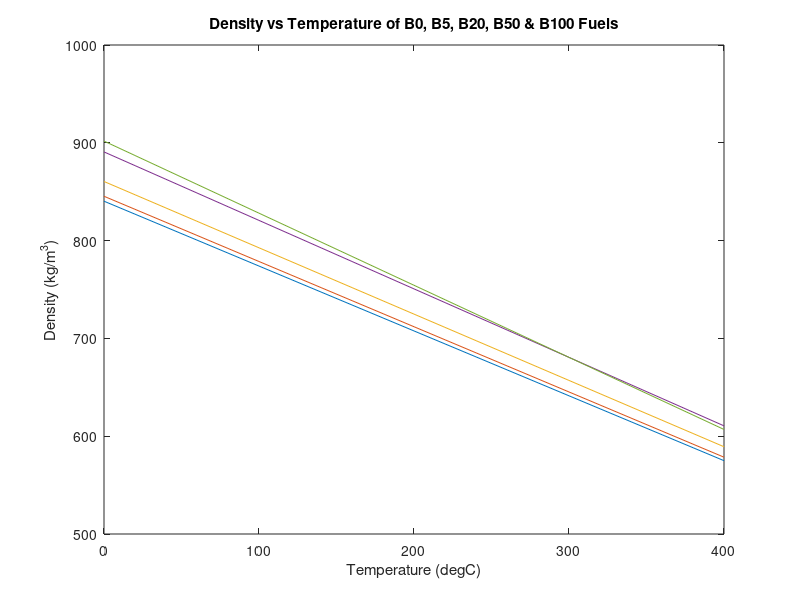
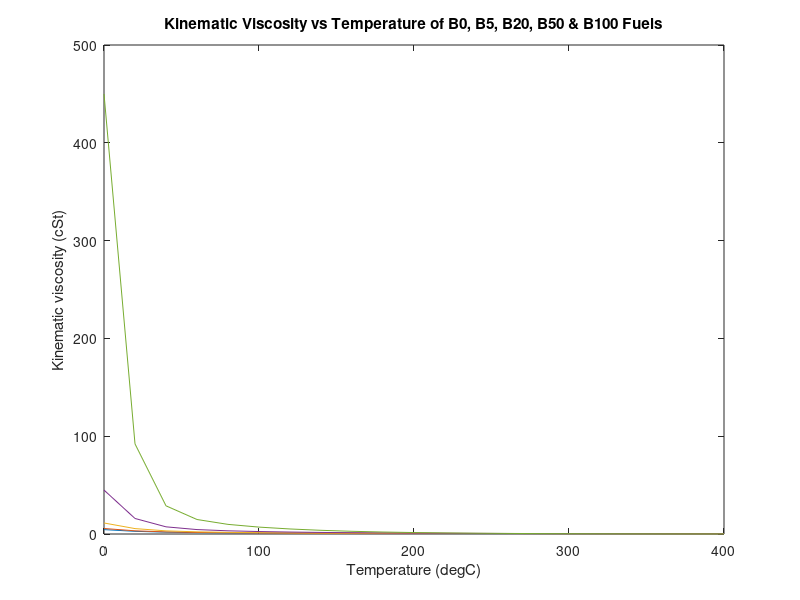
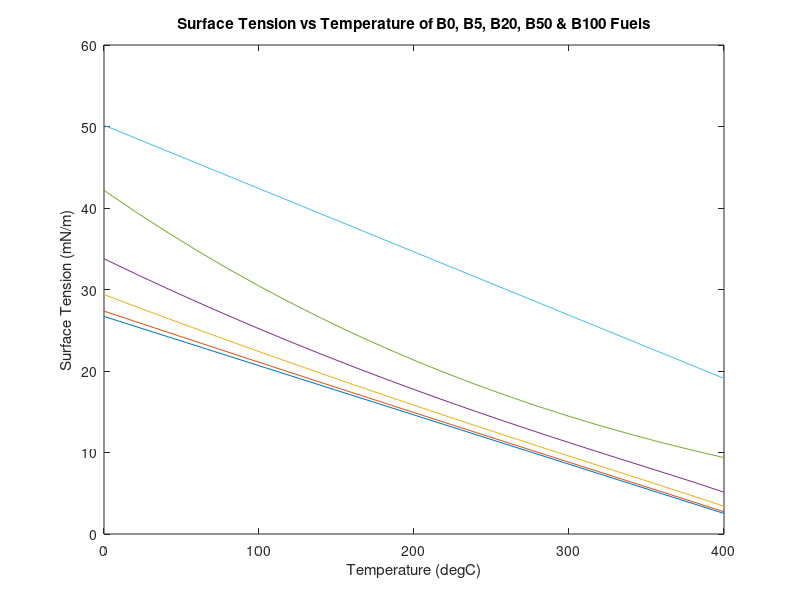
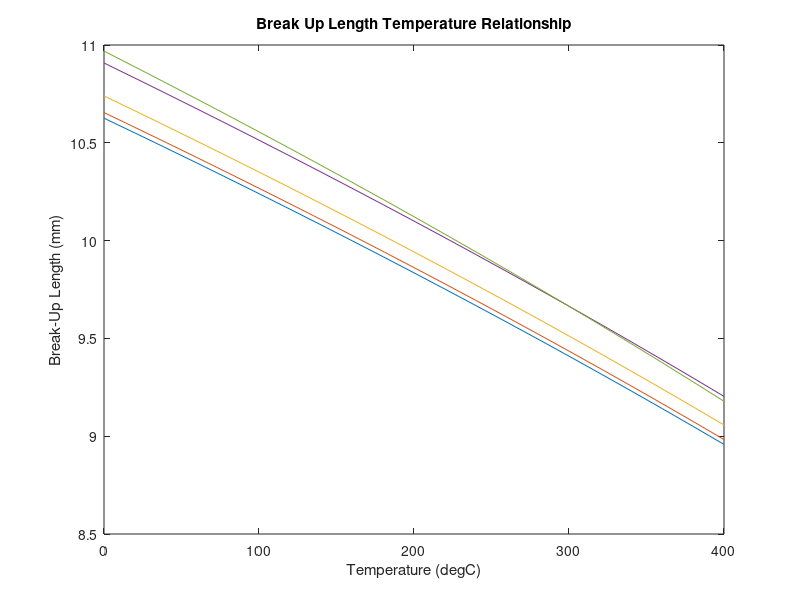

Here is the MATLAB script that generated these plots, in order:
%Diesel density, visco & ST
T=0:20:400;
Tk=T+273.15;
pd=840.3-0.66331*T;
nd=exp(0.1539-(1362./Tk)+(472500./Tk.^2));
yd=43.2-0.06043*Tk;

%Algal density, visco & ST
%Density
p14=882.7-0.7626*T;
p16=880.5-0.7438*T;
p18=878.6-0.7207*T;
p20=917.3-0.7309*T;
p225=925.3-0.7332*T;
p226=934.6-0.7354*T;

w14=0.0346; M14=242.4;
w16=0.3961; M16=270.5;
w18=0.1599; M18=298.5;
w20=0.0062; M20=318.5;
w225=0.0595; M225=344.5;
w226=0.3437; M226=342.5;
xc14=0.042756446; xc16=0.438627335; xc18=0.160458323; xc20=0.005830964; xc225=0.051735168; xc226=0.300591764;


ps=(p14.*w14)+(p16.*w16)+(p18.*w18)+(p20.*w20)+(p225.*w225)+(p226.*w226);
psad=39.3+ps;

%Visco
a1=417;
b1=-0.0907;
c1=32.97;
d1=-0.01549;
ns=(a1*exp(b1*T)+(c1*exp(d1*T)));

%ST
psST=((p14.*w14)+(p16.*w16)+(p18.*w18)+(p20.*w20)+(p225.*w225)+(p226.*w226))/1000;
psadST=(39.3/1000)+psST;

P14=658.4;
P16=739;
P18=819.6;
P20=839;
P225=904.3;
P226=889;

Ps=(w14*P14)+(w16*P16)+(w18*P18)+(w20*P20)+(w225*P225)+(P226*w226);
Ms=(xc14*M14)+(xc16*M16)+(xc18*M18)+(xc20*M20)+(xc225*M225)+(xc226*M226);

ys=((Ps.*psadST)/Ms).^4; 

%B5 Blend 
pB5=(0.95.*pd)+(0.05.*psad);
e=exp(1);
nB5=e.^((0.95.*log(nd))+(0.05.*log(ns)));
yB5=((0.95.*(yd.^0.25))+(0.05.*(ys.^0.25))).^4;

%B20 Blend 
pB20=(0.8.*pd)+(0.2.*psad);
nB20=e.^((0.8.*log(nd))+(0.2.*log(ns)));
yB20=((0.8.*(yd.^0.25))+(0.2.*(ys.^0.25))).^4;

%B50 Blend 
pB50=(0.5.*pd)+(0.5.*psad);
nB50=e.^((0.5.*log(nd))+(0.5.*log(ns)));
yB50=((0.5.*(yd.^0.25))+(0.5.*(ys.^0.25))).^4;

%Density graph
figure (1); plot (T, pd);hold on; plot (T,pB5); plot (T,pB20); plot(T,pB50);plot(T,ps);
xlabel('Temperature (degC)'), ylabel('Density (kg/m^3)');title('Density vs Temperature of B0, B5, B20, B50 & B100 Fuels');

%KV graph
figure (2); plot (T, nd), hold on;plot (T,nB5);plot(T,nB20);plot(T,nB50); plot (T,ns); 
xlabel('Temperature (degC)'), ylabel('Kinematic viscosity (cSt)');title('Kinematic Viscosity vs Temperature of B0, B5, B20, B50 & B100 Fuels');hold off;

%St graph
yHFO=50.15-0.07766.*T;
figure (3); plot (T(1:21),yd(1:21));hold on; plot(T(1:21),yB5(1:21)); plot(T(1:21),yB20(1:21));plot(T(1:21),yB50(1:21)); plot(T(1:21),ys(1:21));plot(T(1:21), yHFO(1:21));ylabel('Surface Tension (mN/m)');
xlabel('Temperature (degC)'), ylabel('Surface Tension (mN/m)');title('Surface Tension vs Temperature of B0, B5, B20, B50 & B100 Fuels');hold off;

%Break up length constant
D1=0.08*10^-3;D2=0.1*10^-3;D3=0.12*10^-3;D4=0.14*10^-3;D5=0.16*10^-3;D6=0.18*10^-3;D7=0.2*10^-3; 
L1=1*10^-3; L2=2*10^-3; L3=4*10^-3; L4=8*10^-3; L5=16*10^-3; L6=32; L7=64*10^-3;
r=0.25*10^-3; 
pa1=0.1; pa2=0.5; pa3=1; pa4=2.5; pa5=5; pa6=10; pa7=20;
vi1=1; vi2=2.5; vi3=5; vi4=10; vi5=25; vi6=50; vi7=75; vi8=100; vi9=125; vi10=150; vi11=175; 
rhoa1=10; rhoa2=60; rhoa3=70; rhoa4=80; rhoa5=90; rhoa6=100; 

%Break up length vs temp L4/pa4/vi6/rhoa1/D1
Lbd=(7*D1).*(1+(.4*r/D1)).*(pa4./(pd.*vi6^2)).^0.05.*(L4/D1).^0.13.*(pd./rhoa1).^0.5;
LbB5=(7*D1).*(1+(.4*r/D1)).*(pa4./(pB5.*vi6^2)).^0.05.*(L4/D1).^0.13.*(pB5./rhoa1).^0.5;
LbB20=(7*D1).*(1+(.4*r/D1)).*(pa4./(pB20.*vi6^2)).^0.05.*(L4/D1).^0.13.*(pB20./rhoa1).^0.5;
LbB50=(7*D1).*(1+(.4*r/D1)).*(pa4./(pB50.*vi6^2)).^0.05.*(L4/D1).^0.13.*(pB50./rhoa1).^0.5;
Lbs=(7*D1).*(1+(.4*r/D1)).*(pa4./(ps.*vi6^2)).^0.05.*(L4/D1).^0.13.*(ps./rhoa1).^0.5;

%LbPlots
figure(4); plot (T, 1000*Lbd); hold on; plot(T,1000*LbB5); plot(T,1000*LbB20); plot(T,1000*LbB50); plot(T,1000*Lbs);
hold off; xlabel('Temperature (degC)');ylabel('Break-Up Length (mm)');title('Break Up Length Temperature Relationship');

%Spray angle vs temp L4/pa4/vi6/rhoa1/D1
Do=1*10^-3;
thetad=83.5.*(L4/D1)^-0.22.*(D1/Do)^0.15.*(rhoa1./pd).^0.26;
thetaB5=83.5.*(L4/D1)^-0.22.*(D1/Do)^0.15.*(rhoa1./pB5).^0.26;
thetaB20=83.5.*(L4/D1)^-0.22.*(D1/Do)^0.15.*(rhoa1./pB20).^0.26;
thetaB50=83.5.*(L4/D1)^-0.22.*(D1/Do)^0.15.*(rhoa1./pB50).^0.26;
thetas=83.5.*(L4/D1)^-0.22.*(D1/Do)^0.15.*(rhoa1./ps).^0.26;

%Spray angle plot
figure(5); plot(T,thetad); hold on; plot(T,thetaB5); plot(T, thetaB20);plot(T,thetaB50);plot(T, thetas);
hold off; xlabel('Temperature (degC)'); ylabel('Spray Angle (deg)'); title('Spray Angle Temperature Relationship');

%Spray tip penetration
t=0*10^-3:1*10^-3:20*10^-3;
Pi=50;
tbd=28.65.*((D1.*pd(6))/(rhoa1*(Pi-pa4))^0.5);
if t<tbd
    Sd=0.39.*t.*(2.*(Pi-pa4)./pd(6)).^0.5;
else
    Sd=2.95.*(2.*(Pi-pa4)/rhoa1).^0.5;
end

tbB5=28.65.*((D1.*pB5(6))./(rhoa1*(Pi-pa4))^0.5);
if t<tbB5
    SB5=0.39.*t.*(2.*(Pi-pa4)./pB5(6)).^0.5;
else
    SB5=2.95.*(2.*(Pi-pa4)/rhoa1).^0.5;
end

tbB20=28.65.*((D1.*pB20(6))/(rhoa1*(Pi-pa4))^0.5);
if t<tbB20
    SB20=0.39.*t.*(2.*(Pi-pa4)./pB20(6)).^0.5;
else
    SB20=2.95.*(2.*(Pi-pa4)/rhoa1).^0.5;
end

tbB50=28.65.*((D1.*pB50(6))/(rhoa1*(Pi-pa4))^0.5);
if t<tbB50
    SB50=0.39.*t.*(2.*(Pi-pa4)./pB50(6)).^0.5;
else
    SB50=2.95.*(2.*(Pi-pa4)/rhoa1).^0.5;
end

tbs=28.65.*((D1.*ps(6))/(rhoa1*(Pi-pa4))^0.5);
if t<tbs
    Ss=0.39.*t.*(2.*(Pi-pa4)./ps(6)).^0.5;
else
    Ss=2.95.*(2.*(Pi-pa4)/rhoa1).^0.5;
end

% Spray tip penetration graphs
figure (6);plot(t,1000*Sd);hold on;plot (t,1000*SB20);plot (t, 1000*Ss);
hold off; xlabel('Time (s)'); ylabel('Spray Penetration (mm)'); title('Spray penetration Temperature Relationship');

%Suater mean diameter
SMDd=6156.*(nd/10^6).^0.385.*(yd/1000).^0.737.*pd.^0.737.*rhoa1^0.06*((Pi-pa4)*10)^-0.54;
SMDB5=6156.*(nB5/10^6).^0.385.*(yB5/1000).^0.737.*pB5.^0.737.*rhoa1^0.06*((Pi-pa4)*10)^-0.54;
SMDB20=6156.*(nB20/10^6).^0.385.*(yB20/1000).^0.737.*pB20.^0.737.*rhoa1^0.06*((Pi-pa4)*10)^-0.54;
SMDB50=6156.*(nB50/10^6).^0.385.*(yB50/1000).^0.737.*pB50.^0.737.*rhoa1^0.06*((Pi-pa4)*10)^-0.54;
SMDs=6156.*(ns/10^6).^0.385.*(ys/1000).^0.737.*ps.^0.737.*rhoa1^0.06*((Pi-pa4)*10)^-0.54;

%SMD plots
figure(7); plot (T, SMDd); hold on; plot (T, SMDB5);plot (T, SMDB20);plot (T, SMDB50);plot (T, SMDs);hold off;
xlabel('Temperature (degC)'); ylabel('Sauter Mean Diameter'); title('Sauter Mean Diameter Temperature Relationship');



%Vapour pressure, diffusivity, latent heat definiions 
omegad=0.46556; omegaB5=0.533303; omegaB20=0.60936; omegaB50=0.75125; omegas=0.94733;
Tbd=536.4; TbB5=544.8; TbB20=567.3; TbB50=603; Tbs=644.4;
Tcd=725.6; TcB5=732.6; TcB20=750.5; TcB50=777.2; Tcs=806;
Pcd=15.7; PcB5=16.6; PcB20=15.7; PcB50=14.3; Pcs=12.7;
Vcd=894; VcB5=909.8; VcB20=952.4; VcB50=1021.1; Vcs=1103;
R=83.14;

Trd=Tk/Tcd; TrB5=Tk/TcB5; TrB20=Tk/TcB20;TrB50=Tk/TcB50;Trs=Tk/Tcs;
AAd=5.92714-(6.09648./Trd)-(1.28862.*log(Trd))+(1.06934.*(Trd.^6));
AAB5=5.92714-(6.09648./TrB5)-(1.28862.*log(TrB5))+(1.06934.*TrB5.^6);
AAB20=5.92714-(6.09648./TrB20)-(1.28862.*log(TrB20))+(1.06934.*TrB20.^6);
AAB50=5.92714-(6.09648./TrB50)-(1.28862.*log(TrB50))+(1.06934.*TrB50.^6);
AAs=5.92714-(6.09648./Trs)-(1.28862.*log(Trs))+(1.06934.*Trs.^6);

BBd=15.2518-(15.6875./Trd)-(13.4721.*log(Trd))+(0.43577.*(Trd.^6));
BBB5=15.2518-(15.6875./TrB5)-(13.4721.*log(TrB5))+(0.43577.*TrB5.^6);
BBB20=15.2518-(15.6875./TrB20)-(13.4721.*log(TrB20))+(0.43577.*TrB20.^6);
BBB50=15.2518-(15.6875./TrB50)-(13.4721.*log(TrB50))+(0.43577.*TrB50.^6);
BBs=15.2518-(15.6875./Trs)-(13.4721.*log(Trs))+(0.43577.*Trs.^6);

xxd=((Tbd/Tcd)./Trd).*((1-Trd)/(1-(Tbd/Tcd)));
xxB5=((TbB5/TcB5)./TrB5).*((1-TrB5)/(1-(TbB5/TcB5)));
xxB20=((TbB20/TcB5)./TrB20).*((1-TrB20)/(1-(TbB20/TcB20)));
xxB50=((TbB50/TcB5)./TrB50).*((1-TrB50)/(1-(TbB50/TcB50)));
xxs=((Tbs/TcB5)./Trs).*((1-Trs)/(1-(Tbs/Tcs)));

%Vapour pressure, diffusivity, latent heat calcs
PvapHFO=2.715*10^-7*e.^(0.03183*T);
Pvapd=e.^((AAd.*Trd)+(omegad.*BBd.*Trd));
PvapB5=e.^((AAB5.*TrB5)+(omegaB5.*BBB5.*TrB5));
PvapB20=e.^((AAB20.*TrB20)+(omegaB20.*BBB20.*TrB20));
PvapB50=e.^((AAB50.*TrB50)+(omegaB50.*BBB50.*TrB50));
Pvaps=e.^((AAs.*Trs)+(omegas.*BBs.*Trs));

if Trd>0.6 
    Hd=R.*Tcd.*7.08*((1-Trd).^0.354+10.95.*omegad.*(1-Trd).^0.456);
else
    if Trd<1
            Hd=R.*Tcd.*7.08*((1-Trd).^0.354+10.95.*omegad.*(1-Trd).^0.456);
else 
    Hd=(R.*Tcd.*7.08*((1-(Tbd/Tcd)).^0.354+10.95.*omegad.*(1-(Tbd/Tcd)).^0.456))*(Trd./(Tbd/Tcd))*((xxd+xxd.^0.35298)/(1+xxd.^0.13856));
    end
end

if TrB5>0.6 
    HB5=R.*TcB5.*7.08*((1-TrB5).^0.354+10.95.*omegaB5.*(1-TrB5).^0.456);
else
    if TrB5<1
            HB5=R.*TcB5.*7.08*((1-TrB5).^0.354+10.95.*omegaB5.*(1-TrB5).^0.456);
else 
    HB5=(R.*TcB5.*7.08*((1-(TbB5/TcB5)).^0.354+10.95.*omegaB5.*(1-(TbB5/TcB5)).^0.456))*(TrB5./(TbB5/TcB5))*((xxB5+xxB5.^0.35298)/(1+xxB5.^0.13856));
    end
end

if TrB20>0.6
    HB20=R.*TcB20.*7.08*((1-TrB20).^0.354+10.95.*omegaB20.*(1-TrB20).^0.456);
else
    if TrB20<1
            HB20=R.*TcB20.*7.08*((1-TrB20).^0.354+10.95.*omegaB20.*(1-TrB20).^0.456);
else 
    HB20=(R.*TcB20.*7.08*((1-(TbB20/TcB20)).^0.354+10.95.*omegaB20.*(1-(TbB20/TcB20)).^0.456))*(TrB20./(TbB20/TcB20))*((xxB20+xxB20.^0.35298)/(1+xxB20.^0.13856));
    end
end
if TrB50>0.6
    HB50=R.*TcB50.*7.08*((1-TrB50).^0.354+10.95.*omegaB50.*(1-TrB50).^0.456);
else
    if TrB50<1
            HB50=R.*TcB50.*7.08*((1-TrB50.^0.354+10.95.*omegaB50.*(1-TrB50).^0.456));
else 
    HB50=(R.*TcB50.*7.08*((1-(TbB50/TcB50)).^0.354+10.95.*omegaB50.*(1-(TbB50/TcB50)).^0.456))*(TrB50./(TbB50/TcB50))*((xxB50+xxB50.^0.35298)/(1+xxB50.^0.13856));
    end
end

if Trs>0.6
    Hs=R.*Tcs.*7.08*((1-Trs).^0.354+10.95.*omegas.*(1-Trs).^0.456);
else
    if Trs<1
            Hs=R.*Tcs.*7.08*((1-Trs).^0.354+10.95.*omegas.*(1-Trs).^0.456);
else 
    Hs=(R.*Tcs.*7.08*((1-(Tbs/Tcs)).^0.354+10.95.*omegas.*(1-(Tbs/Tcs)).^0.456))*(Trs./(Tbs/Tcs))*((xxs+xxs.^0.35298)/(1+xxs.^0.13856));
    end
end
HHFO=149.8-0.188.*T;

qc14=68.59383822; qc16=70.78709546; qc18=72.80847438; qc20=74.4141901; qc225=76.17711545; qc226=75.97067694; qd=63.38814929; qs=72.98819318;

Dc14=(0.00143.*Tk.^1.75)./(pa6.*qc14);
Dc16=(0.00143.*Tk.^1.75)./(pa6.*qc16);
Dc18=(0.00143.*Tk.^1.75)./(pa6.*qc18);
Dc20=(0.00143.*Tk.^1.75)./(pa6.*qc20);
Dc225=(0.00143.*Tk.^1.75)./(pa6.*qc225);
Dc226=(0.00143.*Tk.^1.75)./(pa6.*qc226);

xc14=0.042756446; xc16=0.438627335; xc18=0.160458323; xc20=0.005830964; xc225=0.051735168; xc226=0.300591764;
xdB5=0.923018; xsB5=1-xdB5; xdB20=0.716248; xsB20=1-xdB20; xdB50=0.386899; xsB50=1-xdB50; 

Ds=Dc14.*xc14+Dc16.*xc16+Dc18.*xc18+Dc20.*xc20+Dc225.*xc225+Dc226.*xc226;
Dd=(0.00143.*Tk.^1.75)./(pa6.*qd);

DB5=Ds*xsB5+Dd*xdB5;
DB20=Ds*xsB20+Dd*xdB20;
DB50=Ds*xsB50+Dd*xdB50;

figure (10); plot (T, Pvapd); hold on; plot (T, PvapB5);plot (T, PvapB20);plot (T, PvapB50);plot (T, Pvaps); plot (T, PvapHFO);hold off;
xlabel('Temperature (degC)'); ylabel('Vapour Pressure (bar)'); title('Vapour Pressure Temperature Relationship');
figure (11); plot(T, (Hd/1000000));hold on; plot(T, (HB5/1000000)); plot(T, (HB20/1000000)); plot(T, (HB50/1000000)); plot(T, (Hs/1000000));plot (T, ((4186.79999*10).*HHFO./1000000)); hold off;
xlabel('Temperature (degC)'); ylabel('Latent Heat of Vapourisation (MJ/mol)'); title('Latent Heat of Vapourisation Temperature Relationship');
figure (12); plot (T, Dd); hold on; plot (T, DB5);plot (T, DB20);plot (T, DB50);plot (T, Ds);
xlabel('Temperature (degC)'); ylabel('Vapour Diffusivity (cm^3/s)'); title('Vapour Diffusivity Temperature Relationship'); hold off;

%HFO Dyn Visc
HFOu=1382*e.^(-0.01937.*T);
Su=(psad/1000).*ns;
figure(13); plot(T(1:21), HFOu(1:21));hold on; plot(T(1:21),Su(1:21));xlabel('Temperature (degC)'); ylabel('Dynamic Viscosity (cP)'); title('Dynamic Viscosity Temperature Relationship'); hold off;

%Atomisation characteristic, Reynolds number, Weber numbe and OH number
phid=(1-Trd).^(2/7)-(1-(298.15/Tcd)^(2/7));
phiB5=(1-TrB5).^(2/7)-(1-(298.15/TcB5)^(2/7));
phiB20=(1-TrB20).^(2/7)-(1-(298.15/TcB20)^(2/7));
phiB50=(1-TrB50).^(2/7)-(1-(298.15/TcB50)^(2/7));
phis=(1-Trs).^(2/7)-(1-(298.15/Tcs)^(2/7));

pd2=827.0338./0.9370462.^phid;
pB52=831.998./0.937243.^phiB5;
pB202=846.8905./0.937744.^phiB20;
pB502=876.6754./0.938492.^phiB50;
ps2=926.3171./0.939322.^phis;

Md=189; MB5=194.725; MB20=211.9; MB50=246.25;

Ad=10^-3.*(2.648-3.725.*Trd+1.309.*Trd.^2);
AB5=10^-3.*(2.648-3.725.*TrB5+1.309.*TrB5.^2);
AB20=10^-3.*(2.648-3.725.*TrB20+1.309.*TrB20.^2);
AB50=10^-3.*(2.648-3.725.*TrB50+1.309.*TrB50.^2);
As=10^-3.*(2.648-3.725.*Trs+1.309.*Trs.^2);

Bd=10^-3.*(7.425-13.39.*Trd+5.933.*Trd.^2);
BB5=10^-3.*(7.425-13.39.*TrB5+5.933.*TrB5.^2);
BB20=10^-3.*(7.425-13.39.*TrB20+5.933.*TrB20.^2);
BB50=10^-3.*(7.425-13.39.*TrB50+5.933.*TrB50.^2);
Bs=10^-3.*(7.425-13.39.*Trs+5.933.*Trs.^2);

wd=0.465559; wB5=0.533898; wB20=0.61933; wB50=0.75405; ws=0.947334;

fd=0.176*(Tcd/Md^3/Pcd)^(1/6);
fB5=0.176*(TcB5/MB5^3/PcB5)^(1/6);
fB20=0.176*(TcB20/MB20^3/PcB20)^(1/6);
fB50=0.176*(TcB50/MB50^3/PcB50)^(1/6);
fs=0.176*(Tcs/Ms^3/Pcs)^(1/6);


if Trd>0.7
    nd=(Ad+wd.*Bd)./fd;
else
    nd=exp(0.1539-(1362./Tk)+(472500./Tk.^2));
end

if TrB5>0.7
    nB5=(AB5+wB5.*BB5)./fB5;
else
    nB5=e.^((0.95.*log(nd))+(0.05.*log(ns)));
end

if TrB20>0.7
    nB20=(AB20+wB20.*BB20)./fB20;
else
    nB20=e.^((0.8.*log(nd))+(0.2.*log(ns)));
end

if TrB50>0.7
    nB50=(AB50+wB50.*BB50)./fB50;
else
    nB50=e.^((0.5.*log(nd))+(0.5.*log(ns)));
end

if Trs>0.7
    ns=(As+ws.*Bs)./fs;
else
    ns=(a1*exp(b1*T)+(c1*exp(d1*T)));
end

Red=vi4.*D1./(nB5./1000000);
ReB5=vi4.*D1./(nB5./1000000);
ReB20=vi4.*D1./(nB20./1000000);
ReB50=vi4.*D1./(nB50./1000000);
Res=vi4.*D1./(ns./1000000);

Wed=pd2.*vi4^2.*D1./(yd/1000);
WeB5=pB52.*vi4^2.*D1./(yB5/1000);
WeB20=pB202.*vi4^2.*D1./(yB20/1000);
WeB50=pB502.*vi4^2.*D1./(yB50/1000);
Wes=ps2.*vi4^2.*D1./(ys/1000);

Ohd=(nd./1000000)./(pd2.*(pd2.*D1.*(yd/1000)).^0.5);
OhB5=(nB5./1000000)./(pB52.*(pB52.*D1.*(yB5/1000)).^0.5);
OhB20=(nB20./1000000)./(pB202.*(pB202.*D1.*(yB20/1000)).^0.5);
OhB50=(nB50./1000000)./(pB502.*(pB502.*D1.*(yB50/1000)).^0.5);
Ohs=(ns./1000000)./(ps2.*(ps2.*D1.*(ys/1000)).^0.5);

Kad=((pd2.*Wed)./(rhoa1.*Red)).^(1/3);
KaB5=((pB52.*WeB5)./(rhoa1.*ReB5)).^(1/3);
KaB20=((pB202.*WeB20)./(rhoa1.*ReB20)).^(1/3);
KaB50=((pB502.*WeB50)./(rhoa1.*ReB50)).^(1/3);
Kas=((ps2.*Wes)./(rhoa1.*Res)).^(1/3);

%Atomisation Characteristics plots
figure (7); plot(T,Kad); hold on; plot(T,KaB5);plot(T,KaB20);plot(T,KaB50);plot(T,Kas);
xlabel('Temperature (degC)'); ylabel('Atomisation Characteristic'); title('Atomisation Characteristic Temperature Relationship');
figure (8);plot (T, log(Ohd)); hold on; plot (T, log(OhB5));plot (T, log(OhB20));plot (T, log(OhB50));plot (T, log(Ohs));
xlabel('Temperature (degC)'); ylabel('Log Ohnesorge Number'); title('Ohnesorge Number Temperature Relationship');
figure (9); plot (T, Wed); hold on; plot (T, WeB5);plot (T, WeB20);plot (T, WeB50);plot (T, Wes);
xlabel('Temperature (degC)'); ylabel('Weber Number'); title('Weber Number Temperature Relationship');
